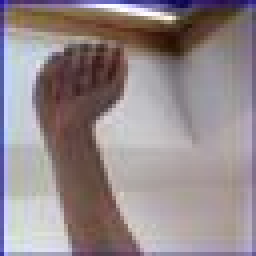
#> input picture ASL_64/train/A/A1312.jpg, 64 x 64 px, given in place of A1.jpg, which was not available (shown 4 times larger)
$ jupyter execute --allow-errors CNN_Jason.ipynb
#> lines starting #> are read from the running program, lines starting #| are printed output that depends on the picture; pictures that were not available may be replaced by others from this repository, and a replacement may not be noted
[cell 1]
from PIL import Image
import numpy as np
import csv

import re

import pandas as pd
import matplotlib.pyplot as plt

def convert_back(letter, num): ## The function lets you see the converted csv file as the image again, and saves it as a png file
    df = pd.read_csv('./ASL_CSV/train/'+ letter + '/' + letter + str(num) + '.csv', sep=',', header=None)

    array = df.to_numpy()
    result = array.flatten()
    matrix = []

    for x in result:
        replaced = re.sub("[^0-9 ]+", "", x)
        replaced = re.sub(' +', ' ', replaced).strip()
        num_list = replaced.split(" ")
        num_list = [eval(i) for i in num_list]
        matrix.append(num_list)

    matrix = np.array(matrix)

    data = Image.fromarray(matrix)
    data.show()

    data = data.convert('RGB')

    # saving the final output as a PNG file
    data.save('./test' + letter + str(num) + '.png')

#convert_back('O', 2)


def convert_to_csv(letter): ## this function will convert the images for a letter given to the csv files
#> called with letter = 'A'
    for i in range(1,2):
        img = Image.open('./ASL_64/train/' + letter + '/' + letter + str(i) + '.jpg')
#> img is the input picture: PIL image 64x64 RGB; mean R, G, B 148.7, 136.9, 139.9
        imgGray = img.convert('L')
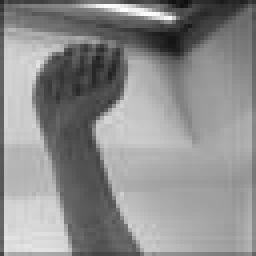
#> imgGray: PIL image 64x64 L (shown 4 times larger); min 15, max 254, mean 140.8

        px = imgGray.load()

        pixels = list(imgGray.getdata())
#> pixels = 4096 values, max 254 at index 159, min 15 at index 46, mean 140.8

        width, height = imgGray.size
#> width = 64; height = 64
        pixels = [pixels[i * width:(i + 1) * width] for i in range(height)]
#> pixels = 64 items

        pixels = np.array(pixels)
#> pass 2 of the loop `for letter in "ABCDEFGHIJKLMNOPQRSTUVWXYZ":`:
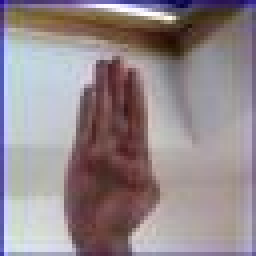
#> input picture ASL_64/train/B/B1036.jpg, 64 x 64 px, given in place of B1.jpg, which was not available (shown 4 times larger)
#> in convert_to_csv, img is the input picture: PIL image 64x64 RGB; mean R, G, B 148.2, 136.1, 140.2
#> in convert_to_csv (call 2), `imgGray = img.convert('L')`:
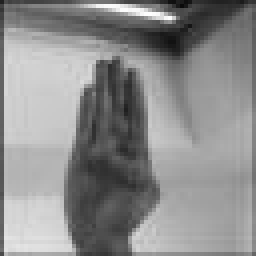
#> imgGray: PIL image 64x64 L (shown 4 times larger); min 10, max 254, mean 140.2
#> in convert_to_csv (call 2), `pixels = list(imgGray.getdata())`: pixels = 4096 values, max 254 at index 228, min 10 at index 109, mean 140.2
#> in convert_to_csv (call 2), `pixels = [pixels[i * width:(i + 1) * width] for i in range(height)]`: pixels = 64 items

        #data = Image.fromarray(pixels)
        #data.show()

        f = open('./ASL_64/train/' + letter + '/'  + letter + str(i) + '.csv', 'w')

        # create the csv writer
        writer = csv.writer(f)

        # write a row to the csv file
        writer.writerow(pixels)

        # close the file
        f.close()

#> (the rest of this cell did not finish here and is left out)
